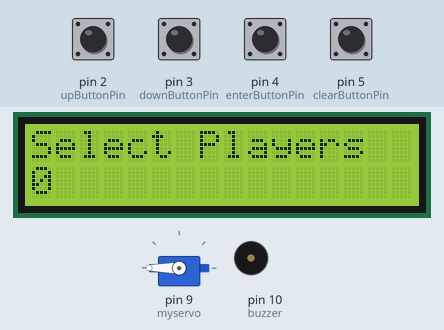
Recording of a sketch running on a simulated Arduino Uno, built with avr-gcc and run on an emulated ATmega328P. Parts: 16×2 character LCD, servo, buzzer (waves = sounding). The inputs (shaded band) are chosen by the test bench; at power-on: pin 2 (upButtonPin), pin 3 (downButtonPin), pin 4 (enterButtonPin), pin 5 (clearButtonPin) HIGH. Random numbers use the default seed unless the sketch sets one.

Above: at 7.9 s.
8.0 s: pin 4 (enterButtonPin) pulled LOW for 0.15 s
At 8.5 s:
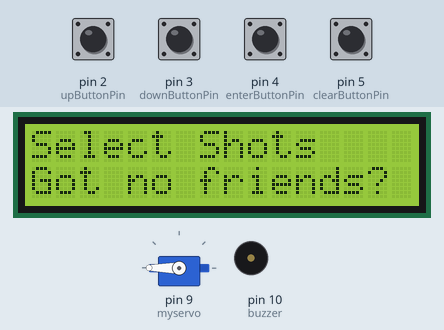
11.1 s: pin 2 (upButtonPin) pulled LOW for 0.15 s
At 12.1 s:
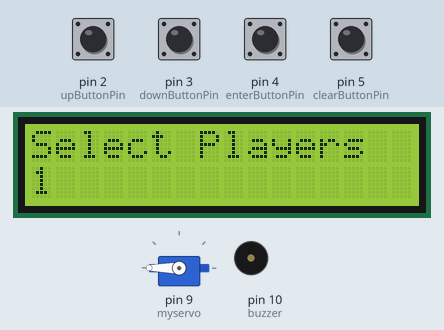
12.7 s: pin 2 (upButtonPin) pulled LOW for 1 s
At 14.3 s:
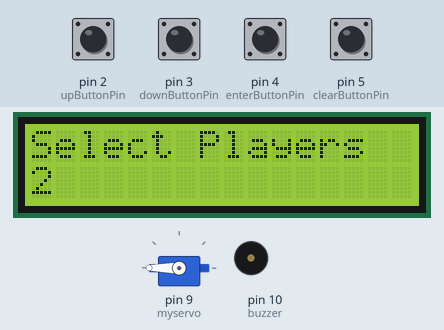
15.2 s: pin 4 (enterButtonPin) pulled LOW for 1 s
At 17.2 s:
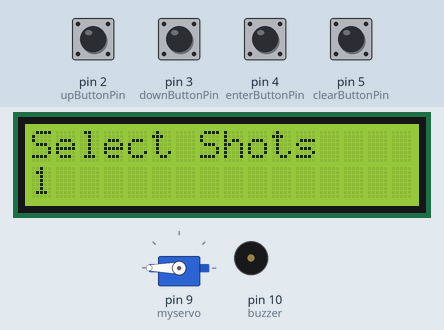
17.7 s: pin 4 (enterButtonPin) pulled LOW for 0.15 s
At 18.4 s:
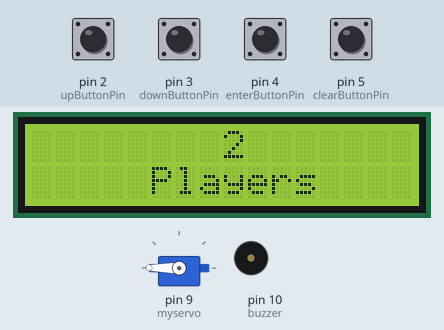
20.8 s: pin 4 (enterButtonPin) pulled LOW for 1 s
At 27.0 s:
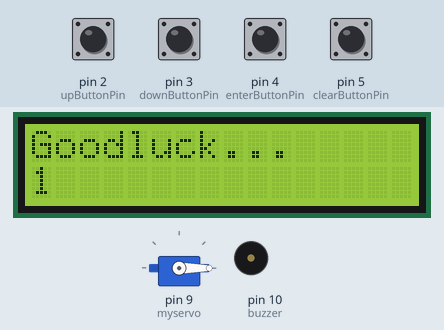
Timing chart, 0 to 29.3 s (numbered marks = the images above; inputs shaded):
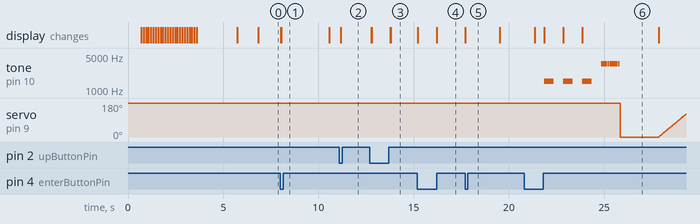

The sketch:

Alcoholic_Russian_Roulette.ino
```cpp
// LIBRARIES
#include <ServoEasing.h> // for servo motor
#include <Wire.h>               // deals with I2C connections
#include <LiquidCrystal_I2C.h>  // activates the LCD I2C library

ServoEasing myservo;  // create servo object to control a servo
// twelve servo objects can be created on most boards

int Players = "";
int Shots = "";
int randNumber;
int pos = 0; // Store servo position
String stringOne;

char * introMessage = " Welcome to Shot Roulette ";

// MENU ARRAYS
String menuOption[] = {{"Select Players"}, {"Select Shots"}, {"Game Over"}};       // Text on the top line

// PINS ON THE ARDUINO.
// MAKE THESE "CONST INT" VARIABLES AS THESE DO NOT CHANGE IN THE PROGRAM.
const int upButtonPin = 2;         // Pin 7 for "Up" command
const int downButtonPin = 3;       // Pin 8 for "Down" command
const int enterButtonPin = 4;      // Pin 9 for "Enter" command
const int clearButtonPin = 5;     // Pin 10 for "Clear" command

const int buzzer = 10;

// NUMBER COUNT OF BUTTON PRESSES AND COUNTER UNITS.
// MAKE THESE A "INT" VARIABLES TO ALLOW FOR NEGATIVE INTEGERS.
int setting1Counter = 0;    // Counters for settings 1 - 5
int setting2Counter = 1;
char* setting3Counter = "" ;
int selectPressCount = 0;
int directionPush = 0;
int upPressCount = 0;       // This counter measures the amount of times the user pushes the "up" button.
int downPressCount = 0;     // This counter measures the amount of times the user pushes the "down" button.

// BUTTON PRESS STATES FOR EACH FUNCTION, ALL SET TO "LOW".
// MAKE THESE "BOOLEAN" VARIABLES AS THESE ONLY WILL BE "HIGH" OR "LOW".
boolean buttonStateUp = LOW;              // Button states for the "Up" command
boolean lastButtonStateUp = LOW;
boolean currentButtonStateUp = LOW;
boolean buttonStateDown = LOW;            // Button states for the "Down" command
boolean lastButtonStateDown = LOW;
boolean currentButtonStateDown = LOW;
boolean buttonStateEnter = LOW;           // Button states for the "Enter" command
boolean lastButtonStateEnter = LOW;
boolean currentButtonStateEnter = LOW;
boolean buttonStateClear = LOW;           // Button states for the "Clear" command
boolean lastButtonStateClear = LOW;
boolean currentButtonStateClear = LOW;

// DEBOUNCE VARIABLES TO MEASURE THE DEBOUNCING TIME OF A BUTTON PUSH.
// MAKE THESE "UNSIGNED LONG" VARIABLES AS THE NUMERICAL VALUE WILL HAVE AN EXTENDED SIZE.
unsigned long lastDebounceTime = 0;       // This variable takes a "snapshot" of time when any button is pushed.
unsigned long debounceDelay = 50;         // Delay time in milliseconds; the amount of time the button is pressed must be higher than the delay to register a push.


// OBJECT DECLARATION
LiquidCrystal_I2C lcd(0x27, 16, 2);   // Activates the LCD "object"


// SETUP
void setup() {
  randomSeed(analogRead(0));
  lcd.backlight();                  // THESE COMMANDS TURN ON AND CLEAR THE LCD SCREEN
  lcd.init();
  lcd.setCursor(15,0);
  delay(500);
  for(int positionCounter = 0; positionCounter < 25; positionCounter++) {
    lcd.print(introMessage[positionCounter]);
    lcd.scrollDisplayLeft();
    delay(125);
  }
  delay(2000);
  lcd.clear();
  myservo.attach(9);
  myservo.write(180);
  pinMode(upButtonPin, INPUT_PULLUP);      // SETS THE upButtonPin AS AN INPUT
  pinMode(downButtonPin, INPUT_PULLUP);    // SETS THE downButtonPin AS AN INPUT
  pinMode(enterButtonPin, INPUT_PULLUP);   // SETS THE enterButtonPin AS AN INPUT
  pinMode(clearButtonPin, INPUT_PULLUP);   // SETS THE clearButtonPin AS AN INPUT

  delay(1000);

}


// MAIN LOOP

// FUNCTION FOR WAITING UNTIL NEXT PLAYER IS READY
void buttonWait(int enterButtonPin){
  int buttonStateEnter = 0;
  while(1){
    buttonStateEnter = digitalRead(enterButtonPin);
    if (buttonStateEnter == LOW) {
      return;
    }
  }
}

void loop() {

  lcd.setCursor(0,0);                           // Menu displayed on the LCD.
  lcd.print(menuOption[selectPressCount]);         // The menuOption that is displayed is determined by the number of selections pressed
  lcd.setCursor(0,1);

  if (selectPressCount == 0) // The setting counter that is displayed is determined by number of selection pressed
  {
    lcd.print(setting1Counter);
  }
  else if (selectPressCount == 1)
  {
    lcd.print(setting2Counter);
  }
  else if (selectPressCount == 2)
  {
    lcd.print(setting3Counter);
  }


  if (setting1Counter <= 1 && selectPressCount == 1) // ensures more than 2 people are playing always
  {
    setting1Counter = 0;
    selectPressCount = lastButtonStateEnter;
    lcd.setCursor(0,1);
    lcd.print("Got no friends?");
    delay(2500);
    lcd.clear();
  }

  // The program at this point is waiting for a button press.
  currentButtonStateUp = digitalRead(upButtonPin);
  currentButtonStateDown = digitalRead(downButtonPin);
  currentButtonStateEnter = digitalRead(enterButtonPin);
  currentButtonStateClear = digitalRead(clearButtonPin);

  if (currentButtonStateUp != lastButtonStateUp || currentButtonStateDown != lastButtonStateDown || currentButtonStateEnter != lastButtonStateEnter)
  // If there is a button push on any of the buttons, the following routine runs to check if it was a valid press:
  {
  lastDebounceTime = millis();      // lastDebounceTime is set equal to the running millis() function.
  }

  if ((millis() - lastDebounceTime) > debounceDelay)
  // If the lastDebounceTime (aka. the "snapshot" time) minus the running millis() function is higher than the set debounce delay, the following routine
  // below runs and checks which button was pushed:
  {

    // The current state for each button is set not equal to the pressed state and when it changes, the pressed state becomes equal to the current state.

    // UP BUTTON PRESS
    if (currentButtonStateUp != buttonStateUp)           // Up button scrolls the setting upward.
    {
    buttonStateUp = currentButtonStateUp;

      if (buttonStateUp == LOW && selectPressCount == 0)    // Can only change variable in the first menu
      {
      upPressCount++;
      downPressCount = 0;                                // The downPressCount is reset to zero.
      setting1Counter++;

        if (upPressCount > 15)                            // Maximum players currently capped at 15 people (can change if we want to)
        {
        setting1Counter = 15;
        lcd.setCursor(0,1);
        lcd.print("Max Players");
        delay(2500);
        }
      }

      if (buttonStateUp == LOW && selectPressCount == 1)  // Can only change variables in the second menu
      {
      upPressCount++;
      downPressCount = 0;
      setting2Counter++;

        if (upPressCount >= setting1Counter) // Number of shots cannot exceed number of players
        {
        setting2Counter = setting1Counter;
        lcd.setCursor(0,1);
        lcd.print("Max Shots");
        delay(2500);
        }
      }

      if (buttonStateUp == LOW && selectPressCount == 2)  // Proceeds to game
      {
      upPressCount++;
      downPressCount = 0;
      setting3Counter++;

        if (upPressCount > 1)
        {
        lcd.setCursor(0,1);
        lcd.print("");
        delay(2500);
        }
      }
    lcd.clear();
    }


    // DOWN BUTTON PRESS
    if (currentButtonStateDown != buttonStateDown)        // Down button scrolls the setting downward.
    {
    buttonStateDown = currentButtonStateDown;

      if (buttonStateDown == LOW && selectPressCount == 0)   // The first 5 times in which the "down" button is pushed, each push will subtract 1 increment to the setting.
      {
      downPressCount++;
      upPressCount = 0;                                   // The upPressCount is reset to zero.
      setting1Counter--;

        if (setting1Counter < 0)                           // If the "down" button is pushed more than 5 times consecutively, the setting increment decreases by 5
        {                                                 // with every "down" button push and resets back when the up, left or right button is pushed.
        setting1Counter = 0;
        }
      }

      if (buttonStateDown == LOW && selectPressCount == 1)
      {
      downPressCount++;
      upPressCount = 0;
      setting2Counter--;

        if (setting2Counter < 1)
        {
        setting2Counter = 1;
        }

      }

    lcd.clear();
    }

  }


    // ENTER BUTTON PRESS
    if (currentButtonStateEnter != buttonStateEnter)
    {
    buttonStateEnter = currentButtonStateEnter;

    if (buttonStateEnter == LOW)
    {
      selectPressCount++;
      upPressCount = 0;
      downPressCount = 0;

      if (selectPressCount > 2) {
        selectPressCount = 0;
      }
    }
    lcd.clear();


      if (buttonStateEnter == LOW && selectPressCount == 2)      // The Enter button simply enters the setting and flashes a brief message.
      {                                                       // Please feel free to expand on this code to add more functions
      lcd.clear();
      lcd.setCursor(8,0);
      lcd.print(setting1Counter);
      lcd.setCursor(5,1);
      lcd.print("Players");
      delay(1800);
      Players = setting1Counter;
      setting1Counter = 0;
      lcd.clear();
      lcd.setCursor(8,0);
      lcd.print(setting2Counter);
      lcd.setCursor(6,1);
      lcd.print("Shots");
      delay(1800);
      Shots = setting2Counter;
      setting2Counter = 0;
      lcd.clear();

    while(1){
    stringOne += "0";
    if (stringOne.length() == Players) {
      break;
      }
    }

    int i = 0;
    while (i<Shots) {
      randNumber = random(Players);
      if (stringOne[randNumber] != '1'){
        stringOne[randNumber] = '1';
        i = i + 1;
        }
      }

      for (int n = 0; n < stringOne.length(); n++) {
      lcd.clear();
      lcd.setCursor(0,0);
      lcd.print("Goodluck...");
      buttonWait(enterButtonPin);
      if (buttonStateEnter == LOW){
        if (stringOne.charAt(n) == '1'){
              delay(500);
              lcd.setCursor(0,1);
              lcd.print("3");
              tone(buzzer, 1500);
              delay(500);
              noTone(buzzer);
              delay(500);
              lcd.setCursor(0,1);
              lcd.print("2");
              tone(buzzer, 1500);
              delay(500);
              noTone(buzzer);
              delay(500);
              lcd.setCursor(0,1);
              lcd.print("1");
              tone(buzzer, 1500);
              delay(500);
              noTone(buzzer);
              delay(500);
              int i = 0;
              while (i < 9) {
                tone(buzzer, 3500);
                delay(100);
                noTone(buzzer);
                delay(10);
                i = i + 1;
              }
              noTone(buzzer);
              delay(10);
              myservo.write(0);
              delay(2000);
              for (pos = 0; pos <= 180; pos +=2) {
              myservo.write(pos);
              lcd.setCursor(0,0);
              lcd.print("Taste good? ;)");
              delay(10);
              }
            }
       else {
              delay(500);
              lcd.setCursor(0,1);
              lcd.print("3");
              tone(buzzer, 1500);
              delay(500);
              noTone(buzzer);
              delay(500);
              lcd.setCursor(0,1);
              lcd.print("2");
              tone(buzzer, 1500);
              delay(500);
              noTone(buzzer);
              delay(500);
              lcd.setCursor(0,1);
              lcd.print("1");
              tone(buzzer, 1500);
              delay(500);
              noTone(buzzer);
              delay(500);
              int i = 1350;
              while (i>500) {
                tone(buzzer, i);
                delay(10);
                i = i - 10;
                noTone(buzzer);
              }
       }
    }
  }
      }
    lcd.clear();
    }


    // CLEAR BUTTON PRESS
    if (currentButtonStateClear != buttonStateClear)
    {
    buttonStateClear = currentButtonStateClear;

      if (buttonStateClear == LOW && selectPressCount == 1)    // The Clear button clears all setting data depending on what menu option you are viewing.
      {                                                     // It flahses a brief message stating that the data has been cleared.
      selectPressCount = 0;
      }

      if (buttonStateClear == LOW && selectPressCount == 2)
      {
      selectPressCount = 1;
      }

      if (buttonStateClear == LOW && selectPressCount == 3)
      {
      selectPressCount = 2;
      }

    lcd.clear();
    }
  // After a button is pushed and the count recorded, all the states reset back to LOW for the data to be processed correctly.
  lastButtonStateUp = currentButtonStateUp;           // resets the up button state to LOW
  lastButtonStateDown = currentButtonStateDown;       // resets the down button state to LOW
  lastButtonStateEnter = currentButtonStateEnter;     // resets the enter button state to LOW
  lastButtonStateClear = currentButtonStateClear;     // resets the clear button state to LOW
}
```

Measured:
- after the input at 8.0 s, the display: first changes at once (image 1 shows a later state)
- after the input at 11.1 s, the display: first changes after 0.07 s (image 2 shows a later state)
- after the input at 12.7 s, the display: first changes after 0.08 s (image 3 shows a later state)
- after the input at 15.2 s, the display: first changes at once (image 4 shows a later state)
- after the input at 17.7 s, the display: changes at once (image 5)
- after the input at 20.8 s, tone on pin 10 (buzzer): plays 1500 Hz for 0.50 s, 1500 Hz for 0.50 s, 1500 Hz for 0.50 s, 3500 Hz for 0.10 s, 3500 Hz for 0.10 s, 3500 Hz for 0.10 s … (12 notes in this stretch), starting after 1.0 s
